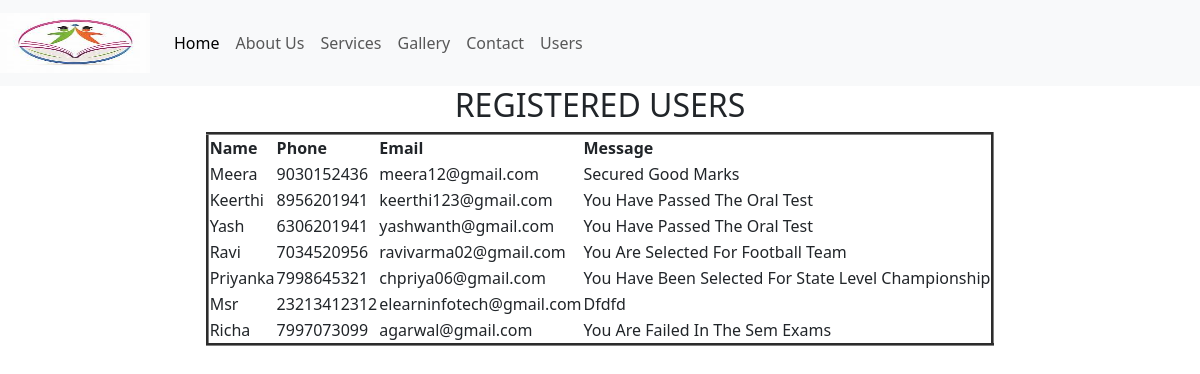
/users/, run on the app's committed database.
### app1/models.py (models this page shows)
class Contact(models.Model):
	name=models.CharField(max_length=30)
	phone=models.IntegerField()
	email=models.EmailField()
	message=models.CharField(max_length=100)

### app1/views.py (the view)
# urls.py: path('users/', views.usersview),
def usersview(request):
	c=Contact.objects.all()
	return render(request,'app1/users.html',{'c':c})

### templates/app1/users.html
{%extends "app1/base.html"%}
{%load static%}
{%block body_block%}
<link rel="stylesheet" href="{%static "css/style.css"%}">
	<center>
	<h2>REGISTERED USERS</h2>
	<table border=3px;>
		<thead>
			<th>Name</th>
			<th>Phone</th>
			<th>Email</th>
			<th>Message</th>
		</thead>
		{%for i in c%}
		<tr>
			<td>{{i.name | title}}</td>
			<td>{{i.phone}}</td>
		    <td>{{i.email}}</td>
		    <td>{{i.message | title}}</td>
		 </tr>
		{%endfor%}
	</table>
	</center>
{%endblock%}

### templates/app1/base.html (shortened to what this page needs)
{%load static%}
<!DOCTYPE html>
<html>
<head>
	<link href="https://cdn.jsdelivr.net/npm/bootstrap@5.3.2/dist/css/bootstrap.min.css" rel="stylesheet">
  <link rel="stylesheet" href="{%static "css/style.css"%}">
</head>
<body>
<nav class="navbar navbar-expand-lg bg-body-tertiary">
    <a class="navbar-brand" href="#"> <img src="{%static "image/thelogo.jpeg"%}" class="a"/></a>
    <div class="collapse navbar-collapse" id="navbarNav">
      <ul class="navbar-nav">
        <li class="nav-item">
          <a class="nav-link active" aria-current="page" href="/home">Home</a>
        </li>
        <li class="nav-item">
          <a class="nav-link" href="/about">About Us</a>
        </li>
        <li class="nav-item">
          <a class="nav-link" href="/services">Services</a>
        </li>
        <li class="nav-item">
          <a class="nav-link" href="/gallery">Gallery</a>
        </li>
        <li class="nav-item">
          <a class="nav-link" href="/contact">Contact</a>
        </li>
        <li class="nav-item">
          <a class="nav-link" href="/users">Users</a>
        </li>
      </ul>
    </div>
</nav>
{%block body_block%}
{%endblock%}
</body>
</html>

### static/css/style.css (style rules this page uses)
.a { float: left; width: 150px; height: 60px; }

### data on the page
Contact: name "Meera", phone "9030152436", email "meera12@gmail.com", message "Secured Good Marks"
Contact: name "Keerthi", phone "8956201941", email "keerthi123@gmail.com", message "You Have Passed The Oral Test"
Contact: name "Yash", phone "6306201941", email "yashwanth@gmail.com", message "You Have Passed The Oral Test"
Contact: name "Ravi", phone "7034520956", email "ravivarma02@gmail.com", message "You Are Selected For Football Team"
Contact: name "Priyanka", phone "7998645321", email "chpriya06@gmail.com", message "You Have Been Selected For State Level Championship"
Contact: name "Msr", phone "23213412312", email "elearninfotech@gmail.com", message "Dfdfd"
Contact: name "Richa", phone "7997073099", email "agarwal@gmail.com", message "You Are Failed In The Sem Exams"
